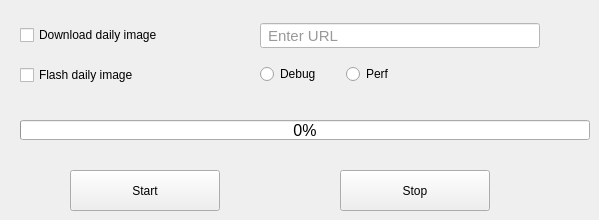
     <widget class="QWidget" name="FlashLoader">
      <attribute name="title">
       <string>FlashLoader</string>
      </attribute>
      <widget class="QPushButton" name="startFLButton">
       <property name="geometry">
        <rect>
         <x>70</x>
         <y>170</y>
         <width>150</width>
         <height>41</height>
        </rect>
       </property>
       <property name="text">
        <string>Start</string>
       </property>
      </widget>
      <widget class="QProgressBar" name="FLProgressBar">
       <property name="geometry">
        <rect>
         <x>20</x>
         <y>120</y>
         <width>570</width>
         <height>20</height>
        </rect>
       </property>
       <property name="sizePolicy">
        <sizepolicy hsizetype="Fixed" vsizetype="Expanding">
         <horstretch>0</horstretch>
         <verstretch>0</verstretch>
        </sizepolicy>
       </property>
       <property name="font">
        <font>
         <family>MS Shell Dlg 2</family>
         <pointsize>12</pointsize>
         <weight>50</weight>
         <italic>false</italic>
         <bold>false</bold>
        </font>
       </property>
       <property name="value">
        <number>0</number>
       </property>
      </widget>
      <widget class="QPushButton" name="stopFLButton">
       <property name="geometry">
        <rect>
         <x>340</x>
         <y>170</y>
         <width>150</width>
         <height>41</height>
        </rect>
       </property>
       <property name="text">
        <string>Stop</string>
       </property>
      </widget>
      <widget class="QCheckBox" name="downloadImgButton">
       <property name="geometry">
        <rect>
         <x>20</x>
         <y>20</y>
         <width>251</width>
         <height>30</height>
        </rect>
       </property>
       <property name="text">
        <string>Download daily image</string>
       </property>
       <property name="checked">
        <bool>false</bool>
       </property>
      </widget>
      <widget class="QCheckBox" name="flashImgButton">
       <property name="geometry">
        <rect>
         <x>20</x>
         <y>60</y>
         <width>251</width>
         <height>30</height>
        </rect>
       </property>
       <property name="text">
        <string>Flash daily image</string>
       </property>
       <property name="checked">
        <bool>false</bool>
       </property>
      </widget>
      <widget class="QLineEdit" name="downloadImgURL">
       <property name="geometry">
        <rect>
         <x>260</x>
         <y>23</y>
         <width>280</width>
         <height>25</height>
        </rect>
       </property>
       <property name="styleSheet">
        <string notr="true">padding: 0px 5px;
font-size: 15px;
background-color: rgb(255, 255, 255);
color: rgb(51, 51, 51);</string>
       </property>
       <property name="placeholderText">
        <string>Enter URL</string>
       </property>
      </widget>
      <widget class="QWidget" name="">
       <property name="geometry">
        <rect>
         <x>260</x>
         <y>60</y>
         <width>165</width>
         <height>40</height>
        </rect>
       </property>
       <layout class="QHBoxLayout" name="ImageVersionBox">
        <property name="spacing">
         <number>7</number>
        </property>
        <property name="leftMargin">
         <number>0</number>
        </property>
        <property name="topMargin">
         <number>0</number>
        </property>
        <property name="bottomMargin">
         <number>11</number>
        </property>
        <item>
         <widget class="QRadioButton" name="debugVersionButton">
          <property name="text">
           <string>Debug</string>
          </property>
         </widget>
        </item>
        <item>
         <widget class="QRadioButton" name="perfVersionButton">
          <property name="text">
           <string>Perf</string>
          </property>
         </widget>
        </item>
       </layout>
      </widget>
     </widget>
